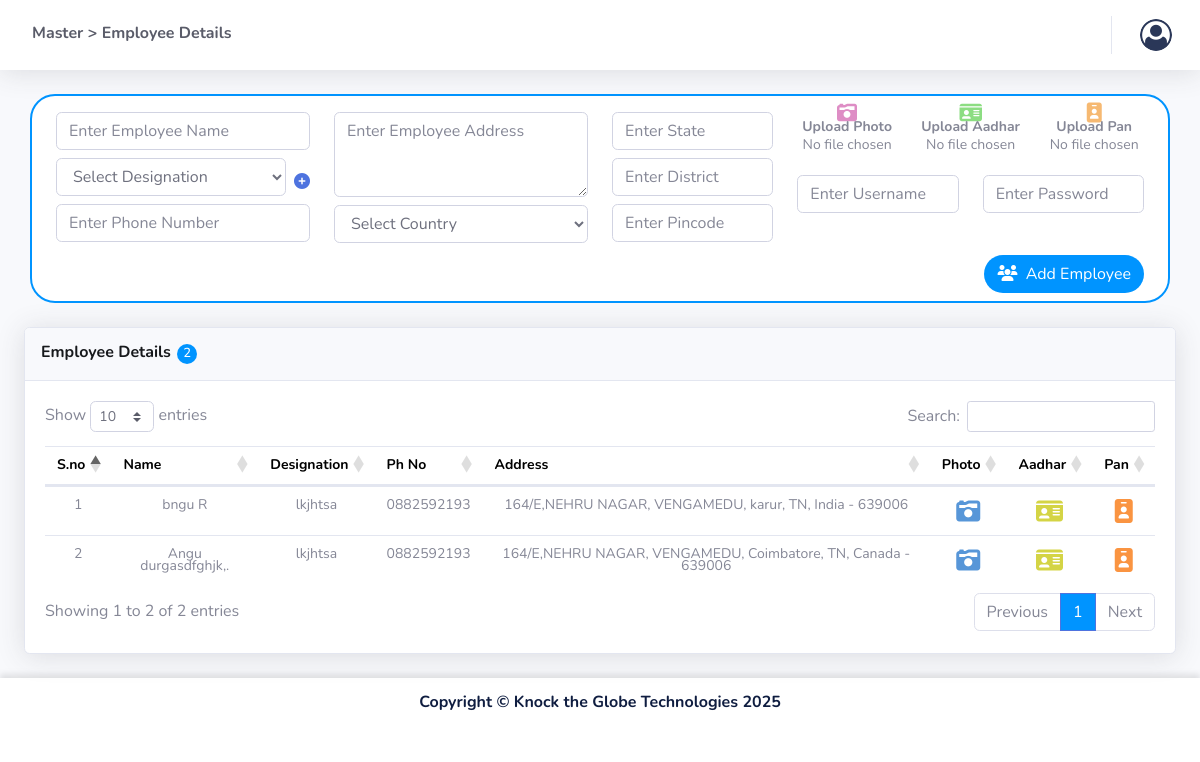
The app's page /employee_1.php (signed in) with its own data.
### tables this page shows
CREATE TABLE `employeedetails` (
  `ID` int(11) NOT NULL,
  `Name` varchar(50) NOT NULL,
  `Designation` varchar(30) NOT NULL,
  `empPhNo` varchar(10) NOT NULL,
  `empAdd` varchar(250) NOT NULL,
  `empCountry` varchar(50) NOT NULL,
  `empState` varchar(50) NOT NULL,
  `empDistrict` varchar(50) NOT NULL,
  `empPincode` varchar(10) NOT NULL,
  `empPic` varchar(50) NOT NULL,
  `empAadhar` varchar(50) NOT NULL,
  `empPan` varchar(50) NOT NULL,
  `empUserName` varchar(50) NOT NULL,
  `empPassword` varchar(50) NOT NULL
);

### employee_1.php (the view, shortened to what this page needs)
<!DOCTYPE html>
<html lang="en">
<head>
    <link href="vendor/fontawesome-free/css/all.min.css" rel="stylesheet" type="text/css">
    <link href="css/sb-admin-2.min.css" rel="stylesheet">
    <link href="vendor/datatables/dataTables.bootstrap4.min.css" rel="stylesheet">
</head>
<body id="page-top">
    <div id="wrapper">
        <div id="content-wrapper" class="d-flex flex-column">
            <div id="content">
                <nav class="navbar navbar-expand navbar-light bg-white topbar mb-4 static-top shadow" style=" background:white;">
                    <div class="mr-auto d-flex align-items-center pl-3 py-2">
                        <h4 class="text-dark font-weight-bold mr-3"
                            style="color: rgb(15,29,64); margin-top: 5px;">
                            Master &gt; Employee Details
                        </h4>
                    </div>
                    <ul class="navbar-nav ml-auto">
                        <li class="nav-item dropdown no-arrow">
                            <a class="nav-link dropdown-toggle" href="#" id="userDropdown" role="button"
                                data-toggle="dropdown" aria-haspopup="true" aria-expanded="false">
                                <img class="img-profile rounded-circle"
                                    src="img/p.png" style="width: 2rem;height: 2rem;">
                            </a>
                        </li>
                    </ul>
                </nav>
                <div class="container-fluid">
                    <div class="container mb-4 mt-4" style="background: white; border-radius: 25px; border: 2px solid rgb(0, 148, 255);">
                        <div class="column">
                            <div class="row">
                                <div class="col-md-12">
                                    <form id="customerForm" class="row g-3 mt-3" action="addEmployeeBackend.php" method="POST" enctype="multipart/form-data" validate>
                                        <div class="col-md-3 pb-1">
                                            <input type="text" class="form-control mb-2" id="employeename" name="employeename" placeholder="Enter Employee Name" required>
                                            <div class="d-flex align-items-center">
                                            <select class="form-control mb-2 w-100" id="designation" name="designation" required>
                                                <option value="">Select Designation</option>
                                            </select>
                                                <span onclick="window.location.href='designation.php'" style="cursor: pointer; margin-left: 8px; align-items:center;">
                                                    <i class="fas fa-plus-circle text-primary" style="vertical-align: middle;"></i>
                                                </span>
                                            </div>
                                            <input type="text" class="form-control mb-2" id="employeephnno" name="employeephnno" placeholder="Enter Phone Number" required>
                                        </div>
                                        <div class="col-md-3 pb-1">
                                            <textarea class="form-control mb-2" id="customeraddress" name="customeraddress" placeholder="Enter Employee Address" rows="2" style="height: 85px;" required></textarea>
                                            <select class="form-control mb-2" id="country" name="country" required>
                                                <option value="">Select Country</option>
                                            </select>
                                        </div>
                                        <div class="col-md-2 pb-1">
                                            <input type="text" class="form-control mb-2" id="stateInput" name="state" placeholder="Enter State">
                                            <input type="text" class="form-control mb-2" id="districtInput" name="district" placeholder="Enter District">
                                            <input type="text" class="form-control mb-2" id="pincode" name="pincode" placeholder="Enter Pincode" required>
                                        </div>
                                        <div class="col-md-4 pb-1">
                                            <div class="row">
                                                <div class="col-md-4 col-sm-6 pb-2">
                                                    <div class="form-group">
                                                        <label for="employeePhoto" class="upload-label d-block font-weight-bold" style="margin-bottom: 0px;">
                                                            <i id="photoIcon" class="fas fa-camera-retro fa-lg" style="text-align: center; display: block; cursor: pointer;margin-bottom: 8px;color: rgb(222, 141, 197);"></i>
                                                            <p class="mt-1" style="font-size: 14px; text-align:center;margin-bottom: 5px;">Upload Photo</p>
                                                        </label>
                                                        <p class="file-name text-muted" id="photoFileName" style="font-size: 14px; text-align:center;">No file chosen</p>
                                                    </div>
                                                </div>
                                                <div class="col-md-4 col-sm-6 pb-2">
                                                    <div class="form-group">
                                                        <label for="aadharCard" class="upload-label d-block font-weight-bold" style="margin-bottom: 0px;">
                                                            <i id="aadharIcon" class="fas fa-id-card fa-lg " style="text-align: center; display: block; cursor: pointer;margin-bottom: 8px;color: rgb(140, 221, 130);"></i>
                                                            <p class="mt-1" style="font-size: 14px; text-align:center;margin-bottom: 5px;">Upload Aadhar</p>
                                                        </label>
                                                        <p class="file-name text-muted" id="aadharFileName" style="font-size: 14px; text-align:center;">No file chosen</p>
                                                    </div>
                                                </div>
                                                <div class="col-md-4 col-sm-12 pb-2">
                                                    <div class="form-group">
                                                        <label for="panCard" class="upload-label d-block font-weight-bold" style="margin-bottom: 0px;">
                                                            <i id="panIcon" class="fas fa-id-badge fa-lg " style="text-align: center; display: block; cursor: pointer;margin-bottom: 8px;color: rgb(246, 185, 114);"></i>
                                                            <p class="mt-1" style="font-size: 14px; text-align:center; margin-bottom: 5px;">Upload Pan</p>
                                                        </label>
                                                        <p class="file-name text-muted" id="panFileName" style="font-size: 14px; text-align:center;">No file chosen</p>
                                                    </div>
                                                </div>
                                            </div>
                                            <div class="row">
                                                <div class="col-sm-6 pb-2">
                                                    <input type="text" class="form-control" id="username" name="username" placeholder="Enter Username" required>
                                                </div>
                                                <div class="col-sm-6 pb-2">
                                                    <input type="password" class="form-control" id="password" name="password" placeholder="Enter Password" required>
                                                </div>
                                            </div>
                                        </div>
                                </div>
                            </div>
                            <div class="column">
                                <div class="pb-2 d-flex justify-content-sm-end justify-content-center align-items-center">
                                    <button type="submit" class="btn" id="customerbtn"
                                        style="background: rgb(0, 148, 255); border-radius: 25px; color: white; width: auto;">
                                        <i class="fas fa-users"></i>&nbsp; <span id="buttonText">Add Employee</span>
                                    </button>
                                </div>
                            </div>
                        </div>
                    </div>
                    <?php
                    include("dbconn.php");
                    $query = "SELECT * FROM employeedetails";
                    $result = $conn->query($query);
                    $employeeCount = $result->num_rows;
                    ?>
                    <div class="card shadow mb-4">
                        <div class="card-header py-3">
                            <p class="m-0" style="font-size: 16px; color:rgb(23, 25, 28); font-weight: 500;">
                                <b>Employee Details</b>
                                <span class="header-counter"><?php echo $employeeCount; ?></span>
                            </p>
                        </div>
                        <div class="card-body" style="padding: 20px;">
                            <div class="table-responsive">
                                <table class="table text-center" style="font-size:14px;" id="dataTable" width="100%">
                                    <thead>
                                        <tr>
                                            <th>S.no</th>
                                            <th>Name</th>
                                            <th>Designation</th>
                                            <th>Ph No</th>
                                            <th>Address</th>
                                            <th>Photo</th>
                                            <th>Aadhar</th>
                                            <th>Pan</th>
                                        </tr>
                                    </thead>
                                    <tbody id="employeeTableBody">
                                        <?php
                                        if ($employeeCount > 0) {
                                            $sno = 1;
                                            while ($row = $result->fetch_assoc()) {
                                                $fullAddress = $row['empAdd'] . ", " . $row['empDistrict'] . ", " . $row['empState'] . ", " . $row['empCountry'] . " - " . $row['empPincode'];
                                                echo "<tr>";
                                                echo "<td>" . $sno++ . "</td>";
                                                echo "<td>" . htmlspecialchars($row['Name']) . "</td>";
                                                echo "<td>" . htmlspecialchars($row['Designation']) . "</td>";
                                                echo "<td>" . htmlspecialchars($row['empPhNo']) . "</td>";
                                                echo "<td>" . htmlspecialchars($fullAddress) . "</td>";
                                                echo "<td><i class='fas fa-camera-retro photo-icon' onclick='openImageModal(\"" . htmlspecialchars($row['empPic']) . "\")'></i></td>";
                                                echo "<td><i class='fas fa-id-card aadhar-icon' onclick='openImageModal(\"" . htmlspecialchars($row['empAadhar']) . "\")'></i></td>";
                                                echo "<td><i class='fas fa-id-badge pan-icon' onclick='openImageModal(\"" . htmlspecialchars($row['empPan']) . "\")'></i></td>";
                                                echo "</tr>";
                                            }
                                        } else {
                                            echo "<tr><td colspan='8'>No employees found</td></tr>";
                                        }
                                        ?>
                                    </tbody>
                                </table>
                            </div>
                        </div>
                    </div>
                </div>
            </div>
            <footer class="sticky-footer bg-white">
                <div class="container my-auto">
                    <div class="copyright text-center my-auto">
                        <h6> <b>Copyright &copy; Knock the Globe Technologies 2025</b></h6>
                    </div>
                </div>
            </footer>
        </div>
    </div>
</body>
</html>

### employee_1.php (style rules this page uses)
thead { color: black; }
.photo-icon { color: #5796d8; }
.aadhar-icon { color: rgb(212, 212, 69); }
.pan-icon { color: rgb(250, 148, 65); }
.photo-icon, .aadhar-icon, .pan-icon { font-size: 24px; transition: transform 0.3s ease-in-out, color 0.3s ease-in-out; }
footer { background: white; color: rgb(15, 29, 64); padding: 15px; box-shadow: 0px -4px 6px rgba(0, 0, 0, 0.1); }
#dataTable tbody tr { cursor: pointer; }
.header-counter { margin-left: 2px; display: inline-flex; align-items: center; justify-content: center; background: rgb(0, 148, 255); padding: 2px 5px; font-size: 13px; min-width: 20px; min-height: 20px; font-weight: 500; color: white; border-radius: 100px; }
.card-header { display: flex; align-items: center; justify-content: space-between; padding: 12px 16px; background-color: #f8f9fc; }
@media (min-width:600px) { h4 { font-size: medium; } }

### records on screen
employeedetails: Name "bngu R", Designation "lkjhtsa", empPhNo "0882592193", fullAddress "164/E,NEHRU NAGAR, VENGAMEDU, karur, TN, India - 639006"
employeedetails: Name "Angu durgasdfghjk,.", Designation "lkjhtsa", empPhNo "0882592193", fullAddress "164/E,NEHRU NAGAR, VENGAMEDU, Coimbatore, TN, Canada - 639006"

### other values on screen
$employeeCount "2"
